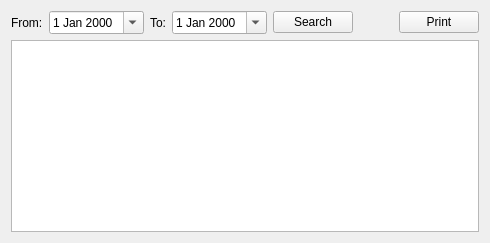
          <widget class="QWidget" name="tab_17">
           <attribute name="title">
            <string>Total GlassPack usage</string>
           </attribute>
           <layout class="QGridLayout" name="gridLayout_27">
            <item row="0" column="0">
             <layout class="QVBoxLayout" name="verticalLayout_34">
              <item>
               <layout class="QHBoxLayout" name="horizontalLayout_51">
                <item>
                 <widget class="QLabel" name="label_84">
                  <property name="text">
                   <string>From:</string>
                  </property>
                 </widget>
                </item>
                <item>
                 <widget class="QDateEdit" name="dateRepConsumoGPTotal_from">
                  <property name="calendarPopup">
                   <bool>true</bool>
                  </property>
                 </widget>
                </item>
                <item>
                 <widget class="QLabel" name="label_85">
                  <property name="text">
                   <string>To:</string>
                  </property>
                 </widget>
                </item>
                <item>
                 <widget class="QDateEdit" name="dateRepConsumoGPTotal_to">
                  <property name="calendarPopup">
                   <bool>true</bool>
                  </property>
                 </widget>
                </item>
                <item>
                 <widget class="QPushButton" name="pushButton_40">
                  <property name="text">
                   <string>Search</string>
                  </property>
                 </widget>
                </item>
                <item>
                 <spacer name="horizontalSpacer_29">
                  <property name="orientation">
                   <enum>Qt::Horizontal</enum>
                  </property>
                  <property name="sizeHint" stdset="0">
                   <size>
                    <width>40</width>
                    <height>20</height>
                   </size>
                  </property>
                 </spacer>
                </item>
                <item>
                 <widget class="QPushButton" name="pushButton_47">
                  <property name="text">
                   <string>Print</string>
                  </property>
                 </widget>
                </item>
               </layout>
              </item>
              <item>
               <widget class="QTableView" name="tableConsumoGPTota"/>
              </item>
             </layout>
            </item>
           </layout>
          </widget>
